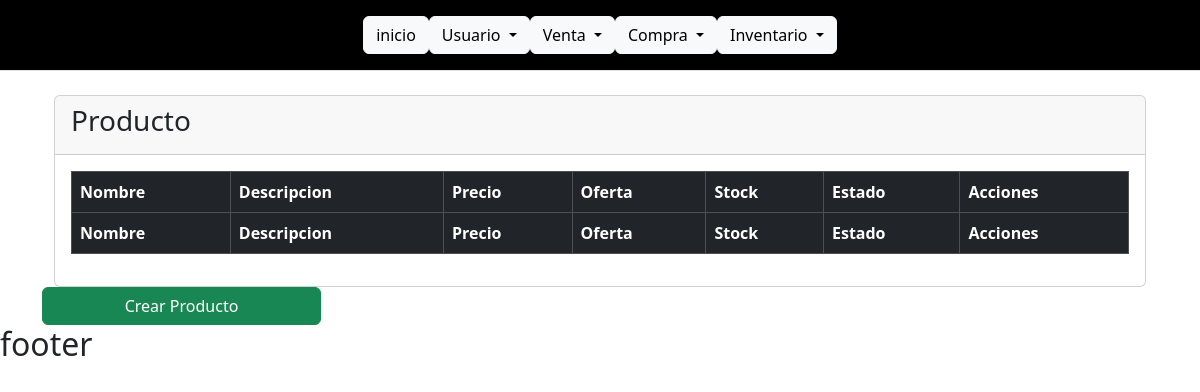
The page /inventarios/producto/ (signed in) on the database as committed earlier.
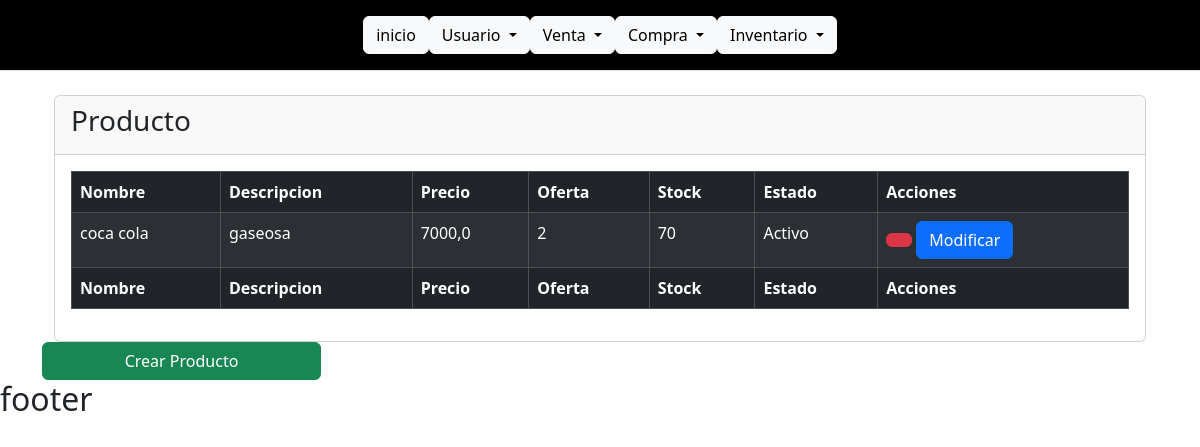
The same page on the database as committed later.
### inventario/models.py (models this page shows, shortened)
class Producto(models.Model):
    nombre=models.CharField(max_length=45,verbose_name="Producto")
    descripcion=models.CharField(max_length=45,verbose_name="Descripcion")
    precio=models.FloatField(verbose_name="Precio")
    oferta=models.IntegerField(verbose_name="Oferta")
    stock=models.IntegerField(verbose_name="Stock")
    class Estado(models.TextChoices):
            ACTIVO='1',_("Activo")
            INACTIVO='0',_("Inactivo")
    estado=models.CharField(max_length=1,choices=Estado.choices,verbose_name="Estado",default=Estado.ACTIVO)

### inventario/views.py (the view)
# urls.py: path('producto/', producto_listar, name="producto" ),
@login_required
def producto_listar(request):
    titulo="Producto"
    modulo="inventarios"
    producto=Producto.objects.all()
    context={
        "titulo":titulo,
        "modulo":modulo,
        "productos":producto
    }
    return render(request,"inventarios/producto/listar.html",context)

### base/templates/inventarios/producto/listar.html (shortened to what this page needs)
{% extends 'partials/body.html' %}
{% load bootstrap_icons %}
{% block contenido %}
<div class="wrapper">
  <section class="content">
    <div class="container-fluid">
      <div class="row">
        <div class="col-12">
          <div class="card">
            <div class="card-header">
              <h3 class="card-title"> {{titulo}} </h3>
            </div>
            <div class="card-body">
              <table id="example1" class="table table-bordered table-striped table-dark">
                <thead>
                  <tr>
                    <th>Nombre</th>
                    <th>Descripcion</th>
                    <th>Precio</th>
                    <th>Oferta</th>
                    <th>Stock</th>
                    <th>Estado</th>
                    <th>Acciones</th>
                  </tr>
              </thead>
            <tbody>
              {% for producto in productos %} {% if producto.estado != "0" %}
              <tr>
                <td>{{producto.nombre}}</td>
                <td>{{producto.descripcion}}</td>
                <td>{{producto.precio}}</td>
                <td>{{producto.oferta}}</td>
                <td>{{producto.stock}}</td>
                <td>{{producto.get_estado_display}}</td>
                <td>
                  <button  type="button" data-cafe-bar="{{eps.id}}" class="btnEliminar btn btn-danger"
                  data-bs-toggle="modal" data-bs-target="#modalConf">
              </button>
                  <a
                    class="btn btn-primary"
                    href="{% url 'producto-modificar' producto.id %}"
                    >Modificar</a
                  >
                </td>
              </tr>
              {% endif %} {% endfor %}
            </tbody>
            <tfoot>
              <tr>
                <th>Nombre</th>
                <th>Descripcion</th>
                <th>Precio</th>
                <th>Oferta</th>
                <th>Stock</th>
                <th>Estado</th>
                <th>Acciones</th>
              </tr>
            </tfoot>
              </table>
            </div>
          </div>
        </div>
      </div>
    </div>
  </section>
  <a href="{% url 'producto-crear' %}" class="btn btn-success w-25">Crear {{titulo}}</a>
</div>
{% endblock contenido %}

Rows that differ between the two databases and show on the page:
added Producto: nombre "coca cola", descripcion "gaseosa", precio "7000,0", oferta "2", stock "70", estado "Activo"
